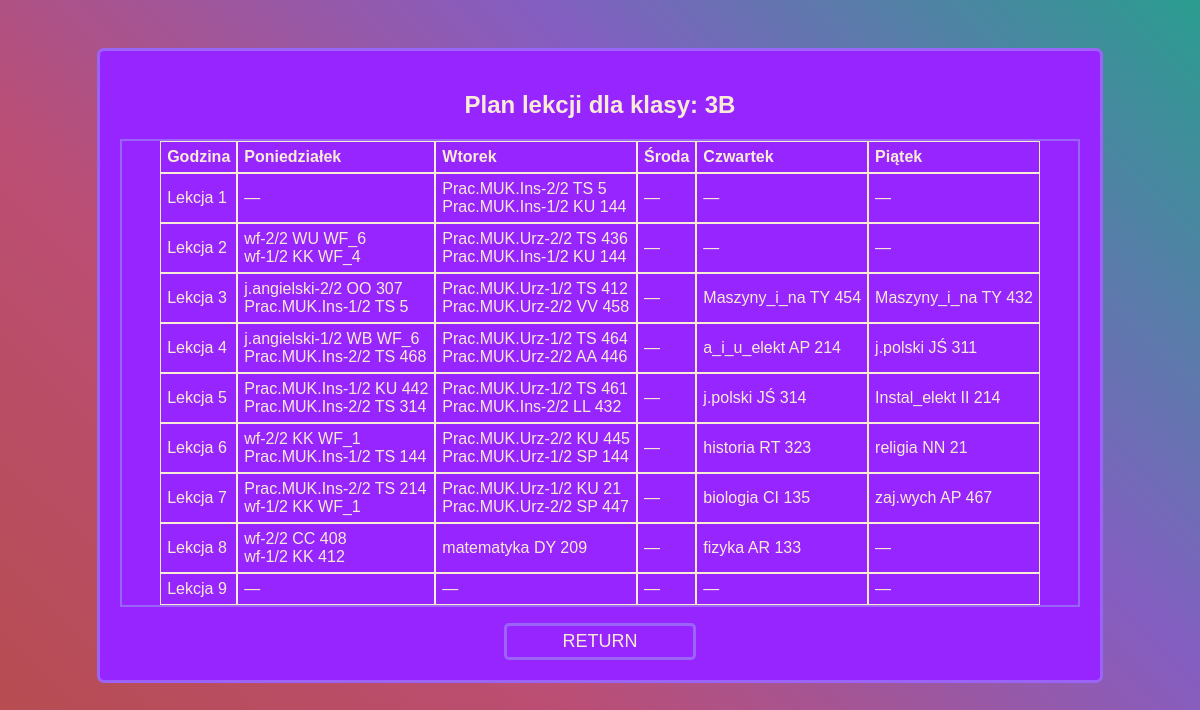
The page /classes/3B.php on the database its author committed.
### tables this page shows
CREATE TABLE `plan_lekcji` (
  `id` int(11) NOT NULL,
  `id_k` tinyint(4) DEFAULT NULL,
  `id_p` tinyint(4) DEFAULT NULL,
  `grupa` char(3) NOT NULL DEFAULT '1/1',
  `id_n` tinyint(4) DEFAULT NULL,
  `id_s` tinyint(4) DEFAULT NULL,
  `id_g` tinyint(4) DEFAULT NULL,
  `dzien` tinyint(4) DEFAULT NULL
);

### classes/3B.php (the view, shortened to what this page needs)
<?php
$class = '3B';
?>
<!DOCTYPE html>
<html lang="pl">
<head>
    <link rel="stylesheet" href="./CSS/admin-style.css">
</head>
<body class="background">
    <div class="menu-main">
        <?php
        $pdo = new PDO('mysql:host=localhost;dbname=plan_lekcji', 'root', '');
        $pdo->setAttribute(PDO::ATTR_ERRMODE, PDO::ERRMODE_EXCEPTION);
        $sql = "SELECT * FROM widok_plan_lekcji WHERE klasa = :class ORDER BY dzien, id_g";
        $stmt = $pdo->prepare($sql);
        $stmt->bindParam(':class', $class, PDO::PARAM_STR);
        $stmt->execute();
        $results = $stmt->fetchAll(PDO::FETCH_ASSOC);
        if ($results) {
            $schedule = [];
            foreach ($results as $row) {
                $schedule[$row['dzien']][$row['id_g']][] = [
                    'przedmiot' => $row['przedmiot'],
                    'grupa' => $row['grupa'],
                    'nauczyciele' => $row['nauczyciele'],
                    'sala' => $row['sala']
                ];
            }
            echo "<h2>Plan lekcji dla klasy: $class</h2>";
            echo "<table cellspacing='0>";
            echo "<tr class='column'><th class='rekord'>Godzina</th>";
            $daysOfWeek = ['Poniedziałek', 'Wtorek', 'Środa', 'Czwartek', 'Piątek'];
            foreach ($daysOfWeek as $day) {
                echo "<th class='rekord'>$day</th>";
            }
            for ($hour = 1; $hour <= 9; $hour++) {
                echo "<tr class='column'>";
                echo "<td class='rekord'>Lekcja $hour</td>";
                for ($day = 1; $day <= 5; $day++) {
                    echo "<td class='rekord'>";
                    if (!empty($schedule[$day][$hour])) {
                        foreach ($schedule[$day][$hour] as $lesson) {
                            if($lesson['grupa']=='1/1')
                            echo htmlspecialchars($lesson['przedmiot']) . " ";
                            else
                            echo htmlspecialchars($lesson['przedmiot']) . "-" . htmlspecialchars($lesson['grupa']) . " ";
                            echo htmlspecialchars($lesson['nauczyciele']) . " ";
                            echo htmlspecialchars($lesson['sala']) . "<br>";
                        }
                    } else {
                        echo "—";
                    }
                    echo "</td>";
                }
                echo "</tr>";
            }
            echo "</table>
            <form action='../index.php' method='post'>
                <input type='submit' name='submit' class='return' value='RETURN'>
            </form>";
        } else {
            echo "<p>Brak wyników для класса $class</p>";
        }
        ?>
    </div>
</body>
</html>

### CSS/admin-style.css (style rules this page uses)
body, html { display: flex; margin: 0; padding: 0; height: 100%; font-family: Arial, sans-serif; color: antiquewhite !important; overflow-x: hidden; }
.background { position: absolute; top: 0; left: 0; right: 0; bottom: 0; background: linear-gradient(45deg, #b64c4c, #bb4e74, #845ec2, #2a9d8f); background-size: cover; background-attachment: fixed; animation: gradientMove 5s infinite alternate; }
table { text-align: center; display: flex; justify-content: center; width: auto; color: antiquewhite; word-wrap: break-word; border: 2px solid #9c63f8; }
th, td { border: antiquewhite 1px solid; width: fit-content; text-align: left; padding: 6px; }
.menu-main { background-color: #9625ff; border: 3px solid #9c63f8; border-radius: 7px; text-align: center; flex-direction: row; margin: auto; width: 80%; padding: 20px; margin-top: 4%; }
.return { background-color: #9625ff; border: 3px solid #9c63f8; border-radius: 5px; text-align: center; min-width: 100px; color:antiquewhite; margin-top: 2vh; font-size: large; width: 20%; padding: 5px; }

### rows shown on the page
plan_lekcji: przedmiot "wf", grupa "2/2", nauczyciele "WU", sala "WF_6"
plan_lekcji: przedmiot "wf", grupa "1/2", nauczyciele "KK", sala "WF_4"
plan_lekcji: przedmiot "Prac.MUK.Urz", grupa "2/2", nauczyciele "TS", sala "436"
plan_lekcji: przedmiot "j.angielski", grupa "2/2", nauczyciele "OO", sala "307"
plan_lekcji: przedmiot "Prac.MUK.Ins", grupa "1/2", nauczyciele "TS", sala "5"
plan_lekcji: przedmiot "Prac.MUK.Urz", grupa "1/2", nauczyciele "TS", sala "412"
plan_lekcji: przedmiot "Prac.MUK.Urz", grupa "2/2", nauczyciele "VV", sala "458"
plan_lekcji: przedmiot "Maszyny_i_na", nauczyciele "TY", sala "454"
plan_lekcji: przedmiot "Maszyny_i_na", nauczyciele "TY", sala "432"
plan_lekcji: przedmiot "j.angielski", grupa "1/2", nauczyciele "WB", sala "WF_6"
plan_lekcji: przedmiot "Prac.MUK.Ins", grupa "2/2", nauczyciele "TS", sala "468"
plan_lekcji: przedmiot "Prac.MUK.Urz", grupa "1/2", nauczyciele "TS", sala "464"
plan_lekcji: przedmiot "Prac.MUK.Urz", grupa "2/2", nauczyciele "AA", sala "446"
plan_lekcji: przedmiot "a_i_u_elekt", nauczyciele "AP", sala "214"
plan_lekcji: przedmiot "j.polski", nauczyciele "JŚ", sala "311"
plan_lekcji: przedmiot "Prac.MUK.Ins", grupa "1/2", nauczyciele "KU", sala "442"
plan_lekcji: przedmiot "Prac.MUK.Ins", grupa "2/2", nauczyciele "TS", sala "314"
plan_lekcji: przedmiot "Prac.MUK.Urz", grupa "1/2", nauczyciele "TS", sala "461"
plan_lekcji: przedmiot "Prac.MUK.Ins", grupa "2/2", nauczyciele "LL", sala "432"
plan_lekcji: przedmiot "j.polski", nauczyciele "JŚ", sala "314"
plan_lekcji: przedmiot "Instal_elekt", nauczyciele "II", sala "214"
plan_lekcji: przedmiot "wf", grupa "2/2", nauczyciele "KK", sala "WF_1"
plan_lekcji: przedmiot "Prac.MUK.Ins", grupa "1/2", nauczyciele "TS", sala "144"
plan_lekcji: przedmiot "Prac.MUK.Urz", grupa "2/2", nauczyciele "KU", sala "445"
plan_lekcji: przedmiot "Prac.MUK.Urz", grupa "1/2", nauczyciele "SP", sala "144"
plan_lekcji: przedmiot "historia", nauczyciele "RT", sala "323"
plan_lekcji: przedmiot "religia", nauczyciele "NN", sala "21"
plan_lekcji: przedmiot "Prac.MUK.Ins", grupa "2/2", nauczyciele "TS", sala "214"
plan_lekcji: przedmiot "wf", grupa "1/2", nauczyciele "KK", sala "WF_1"
plan_lekcji: przedmiot "Prac.MUK.Urz", grupa "1/2", nauczyciele "KU", sala "21"
plan_lekcji: przedmiot "Prac.MUK.Urz", grupa "2/2", nauczyciele "SP", sala "447"
plan_lekcji: przedmiot "biologia", nauczyciele "CI", sala "135"
plan_lekcji: przedmiot "zaj.wych", nauczyciele "AP", sala "467"
plan_lekcji: przedmiot "wf", grupa "2/2", nauczyciele "CC", sala "408"
plan_lekcji: przedmiot "wf", grupa "1/2", nauczyciele "KK", sala "412"
plan_lekcji: przedmiot "matematyka", nauczyciele "DY", sala "209"
plan_lekcji: przedmiot "fizyka", nauczyciele "AR", sala "133"

### other values the page prints
$class "3B"
$day "Poniedziałek"
$day "Wtorek"
$day "Środa"
$day "Czwartek"
$day "Piątek"
$lesson['przedmiot'] "Prac.MUK.Ins"
$lesson['grupa'] "2/2"
$lesson['nauczyciele'] "TS"
$lesson['sala'] "5"
$lesson['grupa'] "1/2"
$lesson['nauczyciele'] "KU"
$lesson['sala'] "144"
